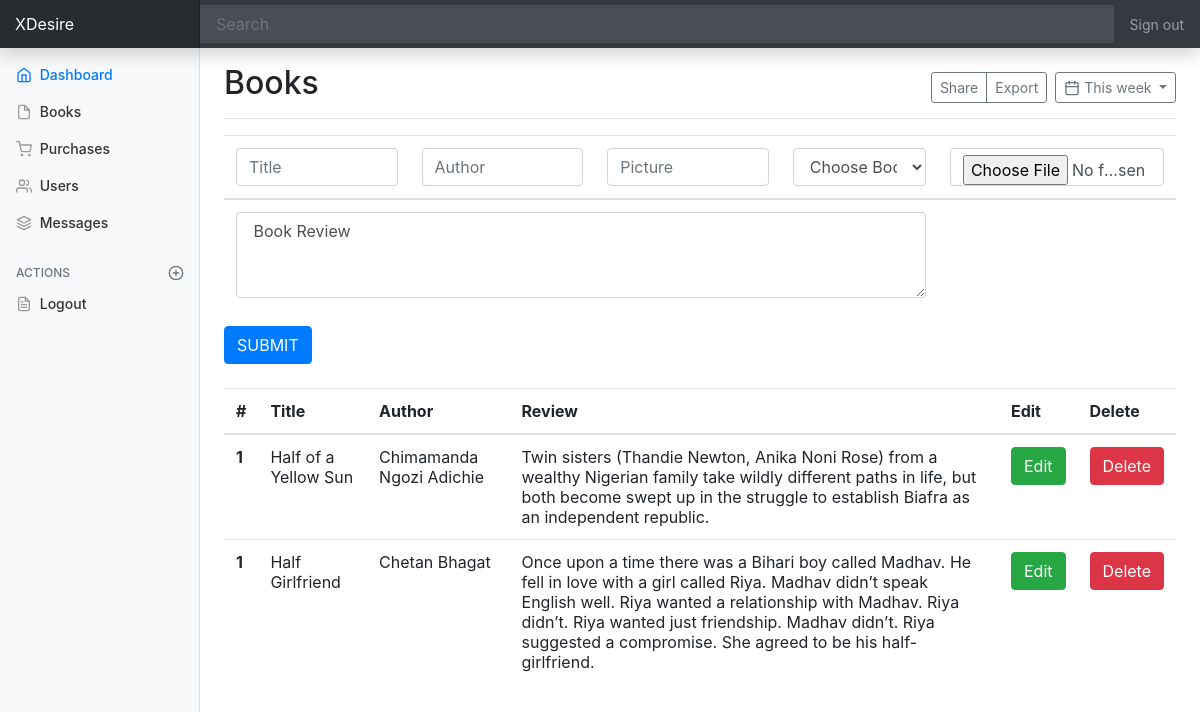
The page /adminbooks on the database its author committed.
### app.py (models this page shows, shortened)
class Books(db.Model):
    id = db.Column(db.Integer, primary_key=True)
    title = db.Column(db.String(200), nullable=False)
    author= db.Column(db.String(200), nullable=False)
    filename = db.Column(db.Text, nullable=False)
    picture = db.Column(db.Text, nullable=False)
    review = db.Column(db.Text, nullable=False)
    genre = db.Column(db.String(200), nullable=False)
    dateadded= db.Column(db.DateTime, default=datetime.utcnow)

### app.py (the view)
@app.route('/adminbooks', methods=['GET','POST'])
def homebooks():
    if request.method == 'POST':
        title = request.form['title']
        author = request.form['author']
        picture = request.form['picture']
        file = request.files['file']
        review= request.form['review']
        genre= request.form['genre']
        filename = secure_filename(file.filename)
        file.save(os.path.join(app.config['UPLOAD_FOLDER'], filename))
        tosend = Books(title=title, author = author, filename= filename , picture=picture,review = review ,genre=genre )
        try:
            db.session.add(tosend)
            db.session.commit()
            return redirect('/adminbooks')
        except:
            return('Please go back an error occured')
    else:
        books = Books.query.order_by(Books.dateadded.desc()).all()
        return render_template('admin/books.html',books= books)

### templates/admin/books.html (shortened to what this page needs)
{%  extends 'admin/navbar.html' %}
{% block extracss %}  <link rel="stylesheet" href="{{  url_for('static', filename='css/dashboard.css')  }}"  type="text/css"/>
{% endblock %}
{% block content %}
          <main role="main" class="col-md-9 ml-sm-auto col-lg-10 px-4">
            <div class="d-flex justify-content-between flex-wrap flex-md-nowrap align-items-center pt-3 pb-2 mb-3 border-bottom">
              <h1 class="h2">Books</h1>
              <div class="btn-toolbar mb-2 mb-md-0">
                <div class="btn-group mr-2">
                  <button type="button" class="btn btn-sm btn-outline-secondary">Share</button>
                  <button type="button" class="btn btn-sm btn-outline-secondary">Export</button>
                </div>
                <button type="button" class="btn btn-sm btn-outline-secondary dropdown-toggle">
                  <span data-feather="calendar"></span>
                  This week
                </button>
              </div>
            </div><form action="/adminbooks" method="POST" enctype="multipart/form-data">
            <table class="table">
                <thead>
                  <tr>
                    <th scope="col">
                        <input type="text" id="inputEmail" name="title"  class="form-control" placeholder="Title" required autofocus>
                        </th>
                    <th scope="col">
                        <input type="text" id="inputEmail" name="author"  class="form-control" placeholder="Author" required autofocus>
                        </th>
                    <th scope="col">
                        <input type="text" id="inputEmail" name="picture"  class="form-control" placeholder="Picture" required autofocus>
                        </th>
                        <th scope="col">
                          <select name="genre"  class="form-control"  class="form-control" >
                            <option >Choose Book Genre</option>
                          </select>
                          </th>
                    <th scope="col">
                        <input type="file" id="inputEmail" name="file"  class="form-control" placeholder="file upload" required autofocus>
                        </th>
                  </tr>
                </thead>
                <tbody>
                    <tr>
                           <td colspan="4"> <textarea class="form-control" name="review" id="exampleFormControlTextarea1" rows="3"> Book Review</textarea></td>
                      </tr>
                </tbody>
              </table>
              <button class="btn btn-primary" style="margin-bottom: 10px;"> SUBMIT </button>
            </form>
            <table class="table">
                <thead>
                  <tr>
                    <th scope="col">#</th>
                    <th scope="col">Title</th>
                    <th scope="col">Author</th>
                    <th scope="col">Review</th>
                    <th scope="col">Edit</th>
                    <th scope="col">Delete</th>
                  </tr>
                </thead>
                <tbody>
                  {% for item in books %}
                  <tr>
                    <th scope="row">1</th>
                    <td>{{ item.title }}</td>
                    <td>{{item.author}}</td>
                    <td>{{item.review}}</td>
                    <td><a href="/editbook/{{item.id}}" class="btn btn-success">Edit</a></td>
                    <td><form action="/delbook" method="POST"><button class="btn btn-danger" type="submit" name="bookid" value="{{item.id}}">Delete</button></form></td>
                  </tr>
                  {% endfor %}
                </tbody>
              </table>
          </main>
      {% endblock %}

### static/css/dashboard.css (style rules this page uses)
body { font-size: .875rem; }
.feather { width: 16px; height: 16px; vertical-align: text-bottom; }
[role="main"] { padding-top: 133px; }
@media (min-width: 768px) { [role="main"] { padding-top: 48px; } }

### rows shown on the page
Books: title "Half of a Yellow Sun", author "Chimamanda Ngozi Adichie", review "Twin sisters (Thandie Newton, Anika Noni Rose) from a wealthy Nigerian family take wildly different paths in life, but both become swept up in the struggle to establish Biafra as an independent republic.", {{ item.id }} 2 (drawn)
Books: title "Half Girlfriend", author "Chetan Bhagat", review "Once upon a time there was a Bihari boy called Madhav. He fell in love with a girl called Riya. Madhav didn’t speak English well. Riya wanted a relationship with Madhav. Riya didn’t. Riya wanted just friendship. Madhav didn’t. Riya suggested a compromise. She agreed to be his half-girlfriend."
